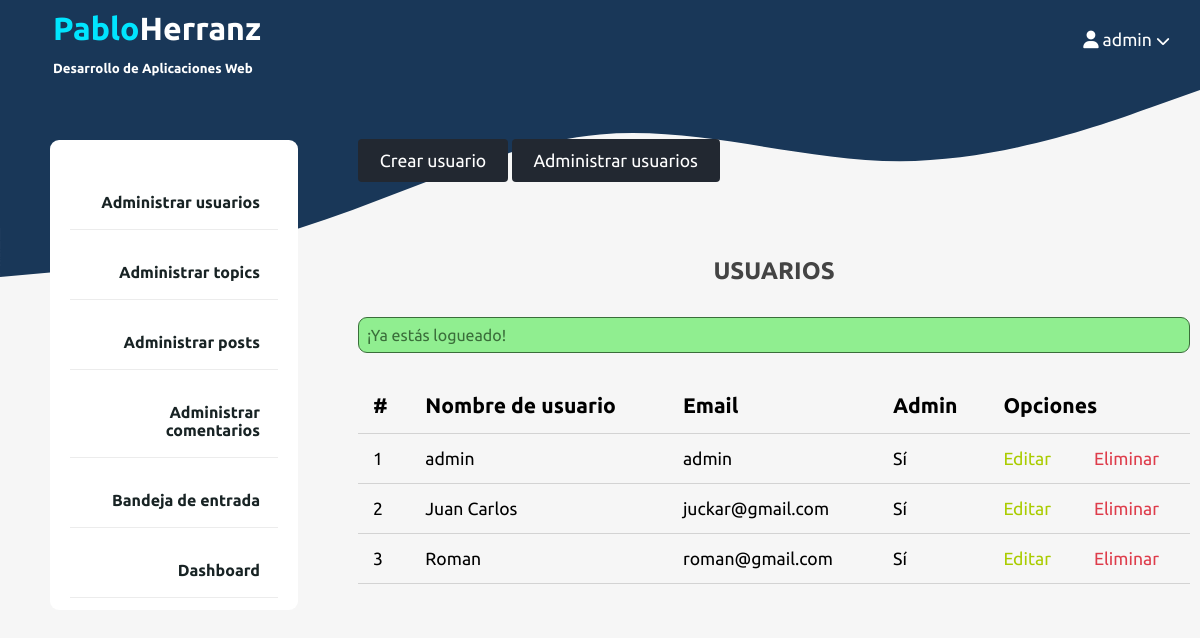
Before: /admin/users/index.php (signed in) with the older database file.
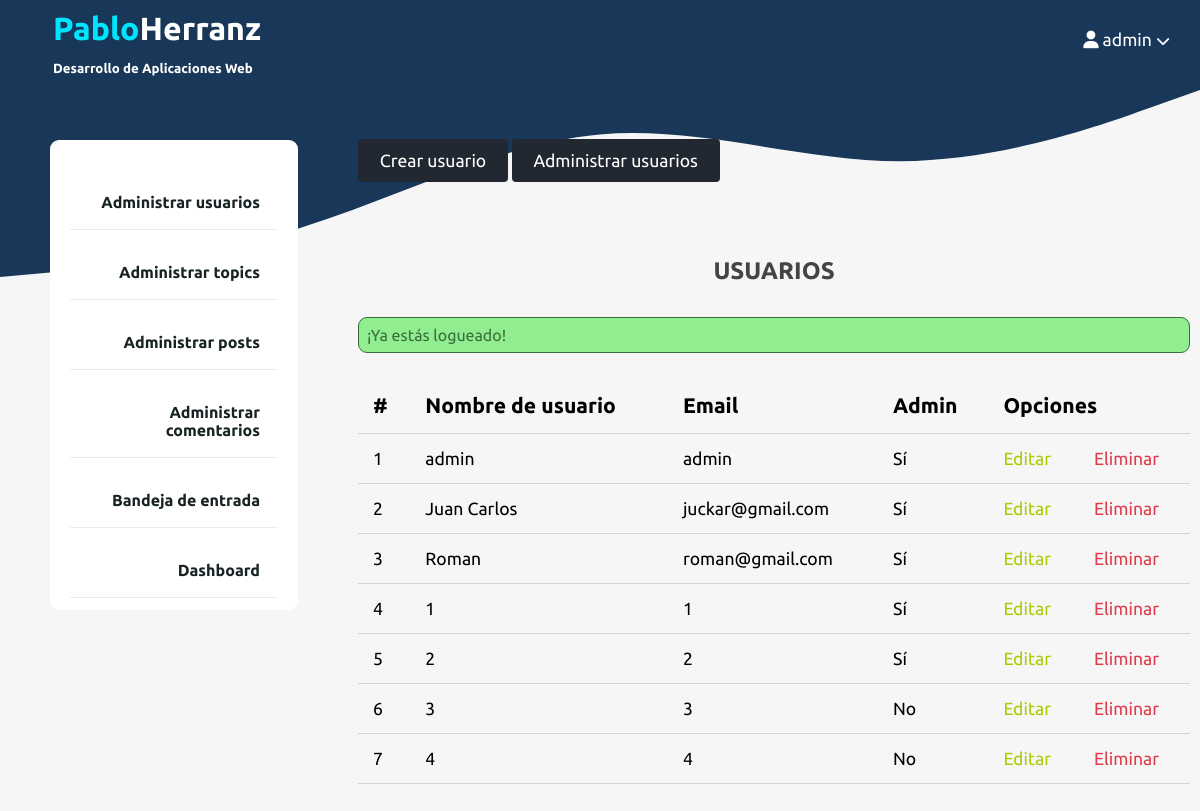
After: the same page with the newer database file.
### tables this page shows
CREATE TABLE `users` (
  `id` int NOT NULL,
  `admin` tinyint NOT NULL,
  `username` varchar(255) NOT NULL,
  `email` varchar(255) NOT NULL,
  `password` varchar(255) NOT NULL,
  `created_at` timestamp NOT NULL DEFAULT CURRENT_TIMESTAMP
);

### app/controllers/users.php (called while the page is built, shortened)
<?php
include ROOT_PATH . "/app/database/db.php";
$table = 'users';
$admin_users = selectAll($table);

### app/database/db.php (called while the page is built, shortened)
<?php
require("connection.php");
function selectAll($table, $conditions = [])
{
	global $connection;
	$sql = "SELECT * FROM $table";
	if (empty($conditions)) {
		$stmt = $connection->prepare($sql);
		$stmt->execute();
		$records = $stmt->get_result()->fetch_all(MYSQLI_ASSOC);
		return ($records);
	}
	$stmt = executeQuery($sql, $conditions);
	$records = $stmt->get_result()->fetch_all(MYSQLI_ASSOC);
	return ($records);
}

### admin/users/index.php (the view, shortened to what this page needs)
<?php
include ROOT_PATH . "/app/controllers/users.php";
?>
<!DOCTYPE html>
<html lang="en">
<head>
	<link rel="stylesheet" href="/assets/css/style.css">
	<link rel="stylesheet" href="/assets/css/admin.css">
</head>
<body>
	<?php include ROOT_PATH . "/app/includes/adminHeader.php" ?>
	<div class="admin-wrapper">
		<?php include ROOT_PATH . "/app/includes/adminSidebar.php" ?>
		<div class="admin-content">
			<div class="btn-group">
				<a href="create.php" class="btn btn-big">Crear&nbsp;usuario</a>
				<a href="index.php" class="btn btn-big">Administrar&nbsp;usuarios</a>
			</div>
			<div class="content">
				<h2 class="page-title">USUARIOS</h2>
				<?php include ROOT_PATH . "/app/includes/messages.php"; ?>
				<table>
					<thead>
						<th>#</th>
						<th>Nombre de usuario</th>
						<th>Email</th>
						<th>Admin</th>
						<th colspan='2' class="actions">Opciones</th>
					</thead>
					<tbody>
						<?php foreach ($admin_users as $key => $user) : ?>
							<tr>
								<td><?php echo $key + 1; ?></td>
								<td><?php echo $user['username']; ?></td>
								<td><?php echo $user['email']; ?></td>
								<td><?php echo $user['admin'] ? "Sí" : "No"; ?></td>
								<td><a href="edit.php?id=<?php echo $user['id']; ?>" class="edit">Editar</a></td>
								<td><a href="edit.php?delete_id=<?php echo $user['id']; ?>" class="delete">Eliminar</a></td>
							</tr>
						<?php endforeach; ?>
					</tbody>
				</table>
			</div>
		</div>
	</div>
</body>
</html>

Changed rows visible on the page:
added users: username "1", email "1", admin "Sí"
added users: username "2", email "2", admin "Sí"
added users: username "3", email "3", admin "No"
added users: username "4", email "4", admin "No"
